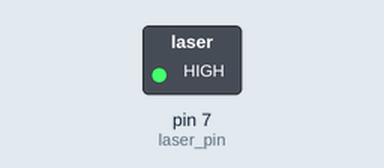
Simulated run of this program. Board: Raspberry Pi (header pin numbers). On the bench: switched loads named in the program (green lamp = pin HIGH). Dashed ring = blinking. What the program prints to the terminal is not drawn.

Above: at 0.2 s.
Timing chart, 0 to 3.0 s (numbered marks = the images above):
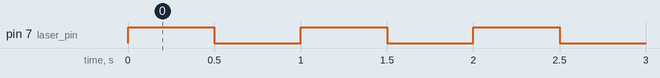

The program:

Laser_Transmitter.py
```python
import RPi.GPIO as GPIO
import time

laser_pin=7

def setup():
    GPIO.setmode(GPIO.BOARD)
    GPIO.setup(laser_pin,GPIO.OUT)

def loop():
    while(True):
        GPIO.output(laser_pin,GPIO.HIGH)
        print("laser is on")
        time.sleep(0.5)
        GPIO.output(laser_pin,GPIO.LOW)
        print("laser is off")
        time.sleep(0.5)
def destroy():
    GPIO.output(laser_pin, GPIO.LOW)
    GPIO.cleanup()

if __name__=="__main__":
    setup()
    try:
        loop()
    except KeyboardInterrupt:
        destroy()

    
```

Measured:
- by itself, pin 7 (laser_pin): alternates HIGH for 0.50 s and LOW for 0.50 s
